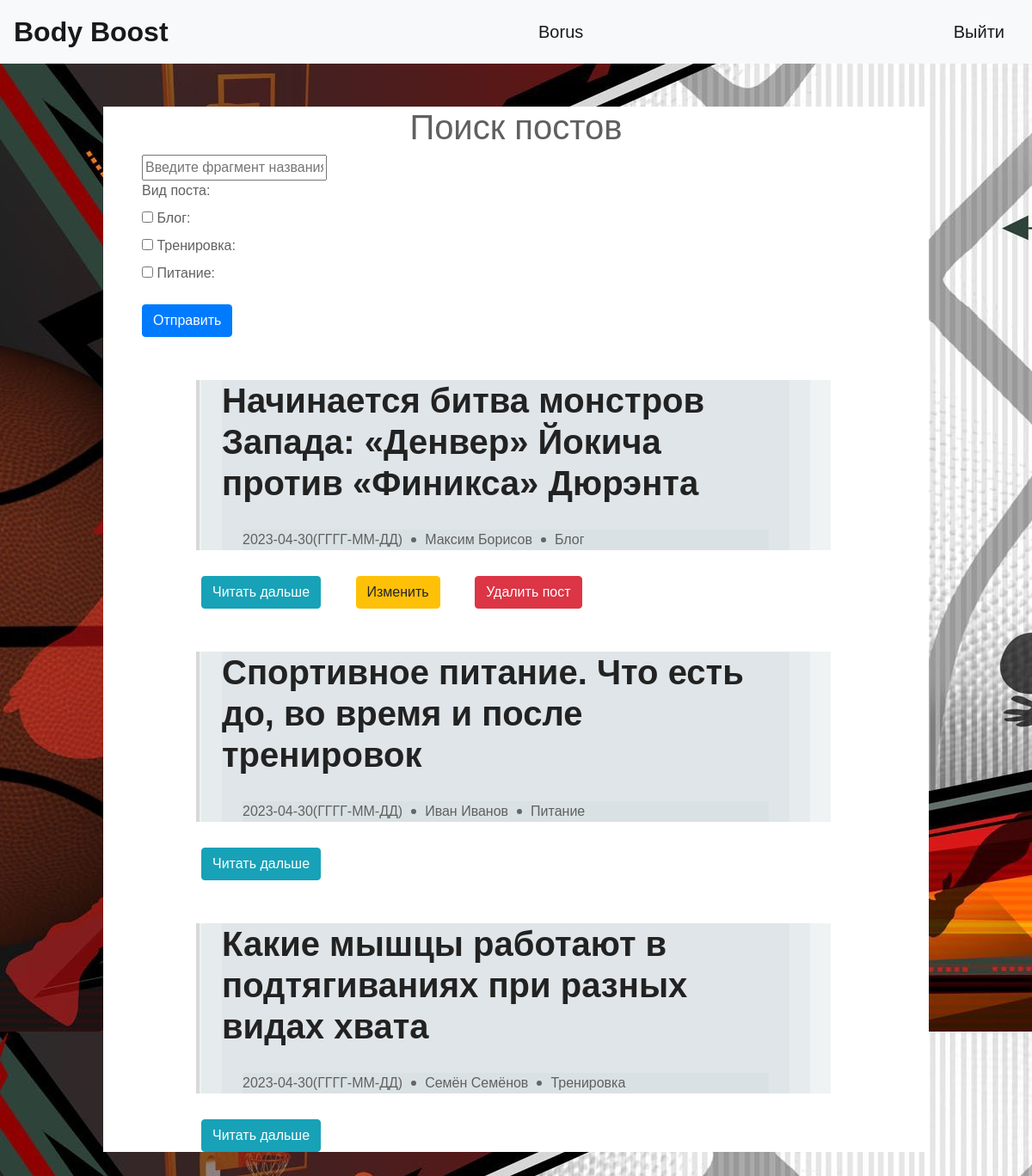
The page /search (signed in) on the database its author committed.
### data/users.py (models this page shows, shortened)
class User(SqlAlchemyBase, UserMixin):
    __tablename__ = 'users'
    id = sqlalchemy.Column(sqlalchemy.Integer, primary_key=True, autoincrement=True)
    surname = sqlalchemy.Column(sqlalchemy.String, nullable=True)
    name = sqlalchemy.Column(sqlalchemy.String, nullable=True)
    img = sqlalchemy.Column(sqlalchemy.BLOB, default=None, nullable=True)
    login = sqlalchemy.Column(sqlalchemy.String, unique=True, nullable=True)
    about_me = sqlalchemy.Column(sqlalchemy.Text, nullable=True, default="")
    role = sqlalchemy.Column(sqlalchemy.String, nullable=True, default="user")
    hashed_password = sqlalchemy.Column(sqlalchemy.String, nullable=True)
    posts = orm.relationship("Post", back_populates='user')

### data/posts.py (models this page shows)
class Post(SqlAlchemyBase, UserMixin):
    __tablename__ = 'posts'
    id = sqlalchemy.Column(sqlalchemy.Integer, primary_key=True, autoincrement=True)
    creator_id = sqlalchemy.Column(sqlalchemy.Integer,
                                   sqlalchemy.ForeignKey("users.id"))
    user = orm.relationship('User')
    creator_name = sqlalchemy.Column(sqlalchemy.String, nullable=False)
    creator_surname = sqlalchemy.Column(sqlalchemy.String, nullable=False)
    creator_login = sqlalchemy.Column(sqlalchemy.String, nullable=False)
    post_name = sqlalchemy.Column(sqlalchemy.String, nullable=False)
    create_date = sqlalchemy.Column(sqlalchemy.Date, nullable=False, default=datetime.datetime.now())
    text_content = sqlalchemy.Column(sqlalchemy.Text, nullable=True)
    file = sqlalchemy.Column(sqlalchemy.BLOB, default=None, nullable=True)
    is_liked = sqlalchemy.Column(sqlalchemy.BOOLEAN, default=False)
    is_blog = sqlalchemy.Column(sqlalchemy.BOOLEAN, default=False)
    is_training = sqlalchemy.Column(sqlalchemy.BOOLEAN, default=False)
    is_recipe = sqlalchemy.Column(sqlalchemy.BOOLEAN, default=False)
    list_likes = sqlalchemy.Column(sqlalchemy.String, nullable=False, default="")
    def __repr__(self):
        return f'<User> {self.id} {self.post_name} {self.create_date}'

### server.py (the view, shortened to what this page needs)
@app.route("/search", methods=["GET", "POST"])
def search():
    db_sess = db_session.create_session()
    search_posts = None
    if request.method == "GET":
        search_posts = db_sess.query(Post).all()
        print(search_posts)
    return render_template("search.html", posts=search_posts, title="Поиск постов")

### data/db_session.py (called while the page is built)
def create_session() -> Session:
    global __factory
    return __factory()

### server.py (called while the page is built)
@login_manager.user_loader
def load_user(user_id):
    db_sess = db_session.create_session()
    return db_sess.get(User, user_id)

### templates/search.html (shortened to what this page needs)
 {% extends "base.html" %}
{% block content %}
<head>
	<link rel="stylesheet" href="../static/css/example_css.css">
    <link rel="stylesheet" href="https://use.fontawesome.com/releases/v5.3.1/css/all.css"
>
    <link rel="stylesheet" href="../static/css/for_search.css">
</head>
<h1 style="text-align: center">{{ title }}</h1>
<form method="POST">
    <p>
        <input type="text" placeholder="Введите фрагмент названия поста" name="search">
        <br>
        <label>Вид поста: </label>
        <br/>
        <input type="checkbox" class="checkbox" name="is_blog" id="checkbox1" value="true1"/>
        <label for="checkbox1">Блог:</label>
        <br/>
        <input type="checkbox" class="checkbox" name="is_training" id="checkbox2" value="true2" />
        <label for="checkbox2">Тренировка:</label>
        <br/>
        <input type="checkbox" class="checkbox" name="is_recipe" id="checkbox3" value="true3"/>
        <label for="checkbox3">Питание:</label>
        <br/>
    </p>
    <button type="submit" class="btn btn-primary" >Отправить</button>
</form>
{% for post in posts %}
    <div class="container">
        <div class="post">
            <div class="post-content">
                <div class="post-header">
                    <h1>{{ post.post_name }}</h1>
                    <div class="post-meta">
                        <time>{{ post.create_date }}(ГГГГ-ММ-ДД)</time>
                        <span class="author">{{ post.creator_name }} {{ post.creator_surname }}</span>
                        {% if post.is_blog %}
                            <span class="category">Блог</span>
                        {% endif %}
                        {% if post.is_training %}
                            <span class="category">Тренировка</span>
                        {% endif %}
                        {% if post.is_recipe %}
                            <span class="category">Питание</span>
                        {% endif %}
                    </div>
                </div>
            </div>
        </div>
        <div class="btns">
                <a href="/post_review/{{ post.id }}"><button type="button" class="btn btn-info">Читать дальше</button></a>
                {% if current_user.is_authenticated and (post.creator_id == current_user.id or current_user.role == "admin") %}
                    <a href="/edit_post/{{ post.id }}" class="btn btn-warning" style="margin-left: 36px;">Изменить</a>
                    <a href="/post_delete/{{ post.id }}" class="btn btn-danger" style="margin-left: 36px;">Удалить пост</a>
                {% endif %}
        </div>
    </div>
{% endfor %}
{% endblock %}

### templates/base.html (shortened to what this page needs)
<!doctype html>
<html lang="en">
<head>
    <link rel="stylesheet"
          href="https://stackpath.bootstrapcdn.com/bootstrap/4.4.1/css/bootstrap.min.css"
>
    <link rel='stylesheet' href="../static/css/base.css">
</head>
<body background="../static/img/fon/fon.jpg">
<header>
    <nav class="navbar navbar-light bg-light">
        <a class="navbar-brand" href="/"><font size="6" face="Arial"><b>Body Boost</b></font></a>
        {% if current_user.is_authenticated %}
            <a class="navbar-brand" href="/profile/{{ current_user.login }}">{{ current_user.login }}</a>
            <a class="navbar-brand" href="/logout">Выйти</a>
        {% endif %}
    </nav>
</header>
<main role="main" class="container">
    {% block content %}{% endblock %}
</main>
</body>
</html>

### static/css/base.css (style rules this page uses)
div { margin: 24px; background: rgba(205, 214, 219, 0.3) }

### static/css/example_css.css (style rules this page uses)
* { box-sizing: border-box; margin: 0; }
body { font-family: 'Montserrat', sans-serif; color: #606060; font-size: 14px; }
.container { max-width: 960px; margin: 50px auto; padding: 0 15px; background: white; }
.post h1 { color: #222; font-weight: 600; margin-bottom: 30px; }
.post-meta { margin-bottom: 30px; display: flex; flex-wrap: wrap; }
time, .author { padding-right: 26px; position: relative; }
time:after, .author:after { content: ""; width: 6px; height: 6px; border-radius: 50%; background: #666; position: absolute; top: 50%; right: 10px; transform: translateY(-50%); }
p { line-height: 1.5; margin-bottom: 1em; }
@media (min-width: 768px) { body { font-size: 16px; } }
@media (min-width: 768px) { .container { padding: 0 45px; } }
@media (min-width: 768px) { .post-header { padding-left: 26px; border-left: 4px solid #D8D8D8; margin-left: -30px; } }
.btns { background-color: white; }

### rows shown on the page
User: login "Borus"
Post: post_name "Начинается битва монстров Запада: «Денвер» Йокича против «Финикса» Дюрэнта", create_date "2023-04-30", creator_name "Максим", creator_surname "Борисов", is_blog "Блог"
Post: post_name "Спортивное питание. Что есть до, во время и после тренировок", create_date "2023-04-30", creator_name "Иван", creator_surname "Иванов", is_recipe "Питание"
Post: post_name "Какие мышцы работают в подтягиваниях при разных видах хвата", create_date "2023-04-30", creator_name "Семён", creator_surname "Семёнов", is_training "Тренировка"

### other values the page prints
{{ title }} "Поиск постов"
